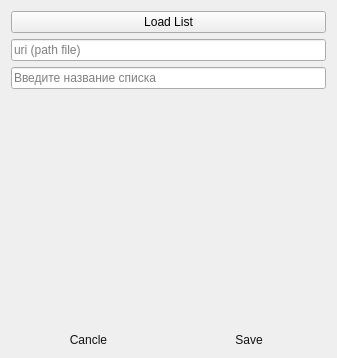
<?xml version="1.0" encoding="UTF-8"?>
<ui version="4.0">
 <class>Form</class>
 <widget class="QWidget" name="Form">
  <property name="geometry">
   <rect>
    <x>0</x>
    <y>0</y>
    <width>337</width>
    <height>358</height>
   </rect>
  </property>
  <property name="windowTitle">
   <string>Form</string>
  </property>
  <layout class="QVBoxLayout" name="verticalLayout_2" stretch="0,1,0">
   <item>
    <layout class="QVBoxLayout" name="layout_list">
     <item>
      <layout class="QVBoxLayout" name="verticalLayout_3">
       <item>
        <layout class="QVBoxLayout" name="verticalLayout_4">
         <item>
          <widget class="QPushButton" name="but_load_list_words">
           <property name="text">
            <string>Load List</string>
           </property>
           <property name="icon">
            <iconset>
             <normaloff>../../icons/folder.png</normaloff>../../icons/folder.png</iconset>
           </property>
          </widget>
         </item>
         <item>
          <widget class="QLineEdit" name="lineEdit_2">
           <property name="text">
            <string/>
           </property>
           <property name="placeholderText">
            <string>uri (path file)</string>
           </property>
          </widget>
         </item>
        </layout>
       </item>
       <item>
        <widget class="QLineEdit" name="lineEdit">
         <property name="placeholderText">
          <string>Введите название списка</string>
         </property>
        </widget>
       </item>
      </layout>
     </item>
    </layout>
   </item>
   <item>
    <layout class="QHBoxLayout" name="layout_list_words"/>
   </item>
   <item>
    <layout class="QHBoxLayout" name="layout_save">
     <item>
      <widget class="QPushButton" name="but_cancle">
       <property name="sizePolicy">
        <sizepolicy hsizetype="Expanding" vsizetype="Maximum">
         <horstretch>0</horstretch>
         <verstretch>0</verstretch>
        </sizepolicy>
       </property>
       <property name="styleSheet">
        <string notr="true">QPushButton {
color: #111;
background-color: rgba(255, 255, 255, 0);
border-radius: 5px;
border: 0px solid #000;
}</string>
       </property>
       <property name="text">
        <string>Cancle</string>
       </property>
       <property name="icon">
        <iconset>
         <normaloff>../../icons/exit.png</normaloff>../../icons/exit.png</iconset>
       </property>
       <property name="iconSize">
        <size>
         <width>25</width>
         <height>25</height>
        </size>
       </property>
      </widget>
     </item>
     <item>
      <widget class="QPushButton" name="but_save">
       <property name="sizePolicy">
        <sizepolicy hsizetype="Expanding" vsizetype="Maximum">
         <horstretch>0</horstretch>
         <verstretch>0</verstretch>
        </sizepolicy>
       </property>
       <property name="styleSheet">
        <string notr="true">QPushButton {
color: #111;
background-color: rgba(255, 255, 255, 0);
border-radius: 5px;
border: 0px solid #000;
}</string>
       </property>
       <property name="text">
        <string>Save</string>
       </property>
       <property name="icon">
        <iconset>
         <normaloff>../../icons/save.png</normaloff>../../icons/save.png</iconset>
       </property>
       <property name="iconSize">
        <size>
         <width>25</width>
         <height>25</height>
        </size>
       </property>
      </widget>
     </item>
    </layout>
   </item>
  </layout>
 </widget>
 <resources/>
 <connections/>
</ui>
